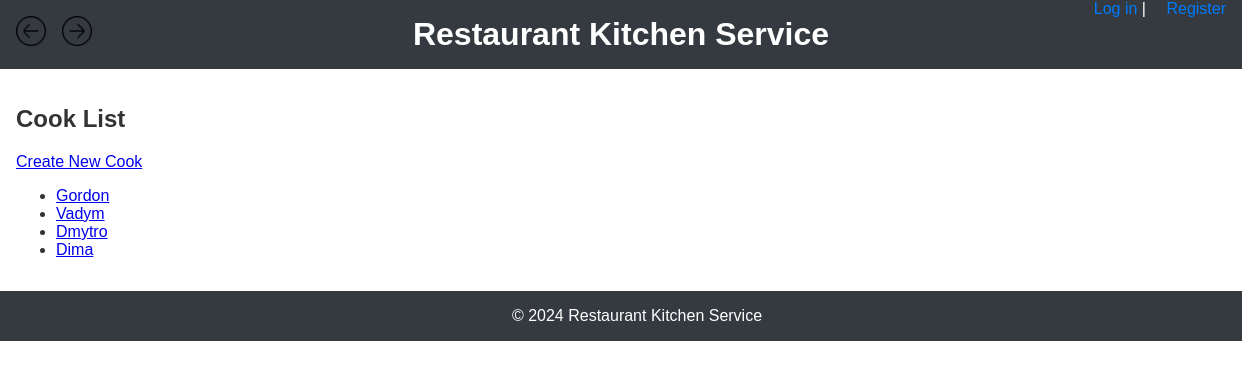
The page /kitchen/cooks/ on the database its author committed.
### kitchen/models.py (models this page shows, shortened)
class Cook(AbstractUser):
    years_of_experience = models.IntegerField(default=0)
    groups = models.ManyToManyField(
        Group,
        related_name="cooks",
        blank=True,
        help_text="The groups this cook belongs to.",
        related_query_name="cook",
    )
    user_permissions = models.ManyToManyField(
        Permission,
        related_name="cooks",
        blank=True,
        help_text="Specific permissions for this cook.",
        related_query_name="cook",
    )

### kitchen/views.py (the view)
# urls.py: path('cooks/', CookListView.as_view(), name='cook_list'),
class CookListView(ListView):
    model = Cook
    template_name = 'kitchen/cook_list.html'
    context_object_name = 'cook_list'

### templates/kitchen/cook_list.html (shortened to what this page needs)
{% extends "base.html" %}
{% block content %}
<h2>Cook List</h2>
<a href="{% url 'kitchen:cook_create' %}">Create New Cook</a>
<ul>
    {% for cook in cook_list %}
        <li>
            <a href="{% url 'kitchen:cook_detail' cook.pk %}">{{ cook.username }}</a>
        </li>
    {% empty %}
        <li>No cooks available.</li>
    {% endfor %}
</ul>
{% endblock %}

### static/css/styles.css (style rules this page uses)
body { font-family: Arial, sans-serif; margin: 0; padding: 0; color: #333; }

### rows shown on the page
Cook: username "Gordon"
Cook: username "Vadym"
Cook: username "Dmytro"
Cook: username "Dima"
